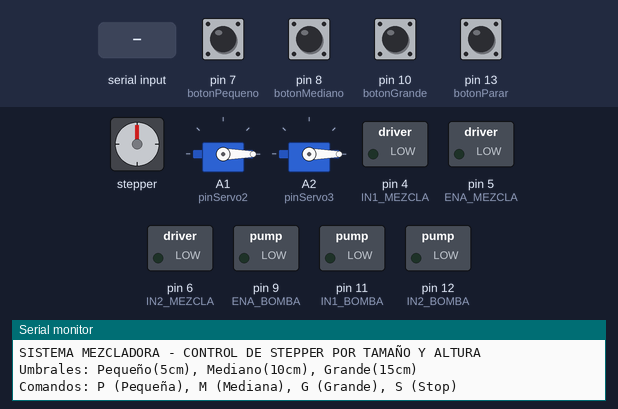
A sketch run on a simulated Arduino Uno, built with avr-gcc and run on an emulated ATmega328P. On the bench: stepper motor, 2 × servo, switched loads named in the sketch (green lamp = pin HIGH), the last lines printed to the serial monitor. Wiring (inferred from the names in the program): stepper motor driver (200 steps per turn assumed): step A4; direction A3. The test bench sets the inputs (shaded band); at power-on: pin 7 (botonPequeno), pin 8 (botonMediano), pin 10 (botonGrande), pin 13 (botonParar) HIGH. Pins used as bus, display or sensor lines are not drawn.

Above: at 1.3 s.
1.4 s: pin 7 (botonPequeno) pulled LOW for 0.15 s
At 1.9 s:
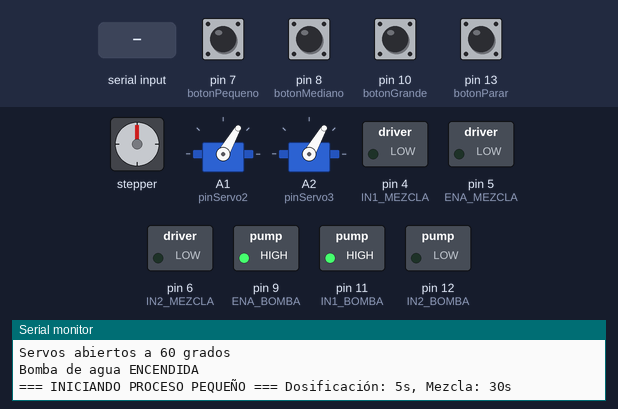
3.0 s: pin 13 (botonParar) pulled LOW for 0.15 s
At 3.6 s:
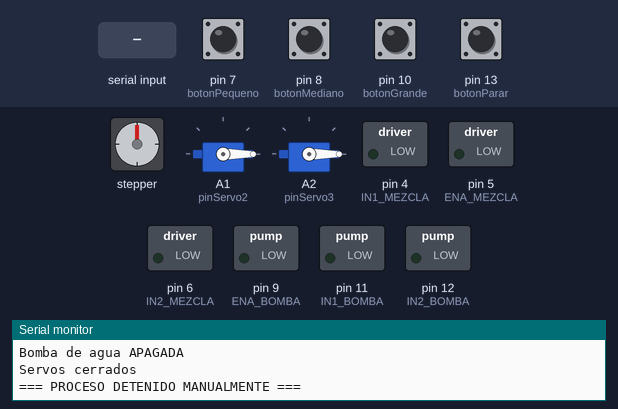
4.6 s: pin 8 (botonMediano) pulled LOW for 0.15 s
At 5.6 s:
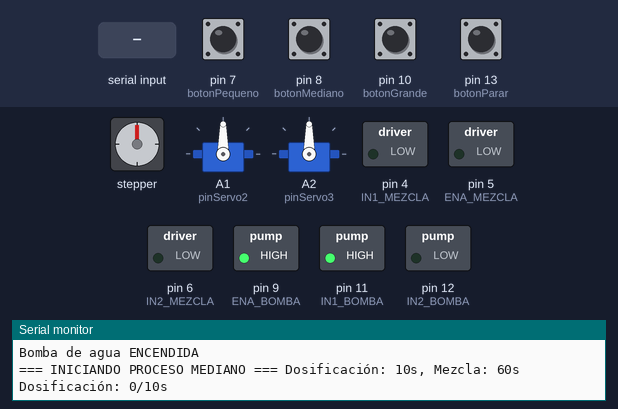
7.7 s: "S\n" received over Serial
At 8.9 s:
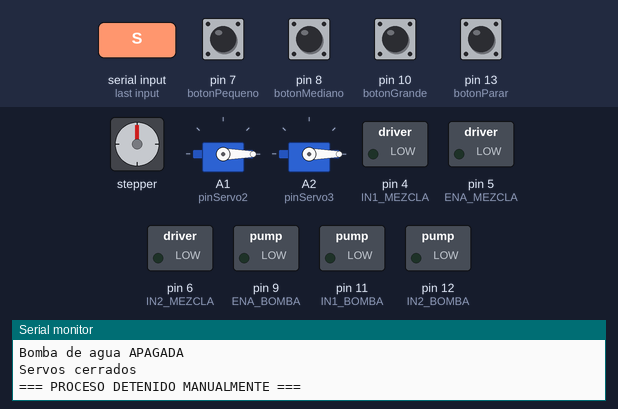
9.2 s: pin 10 (botonGrande) pulled LOW for 0.15 s
At 10.3 s:
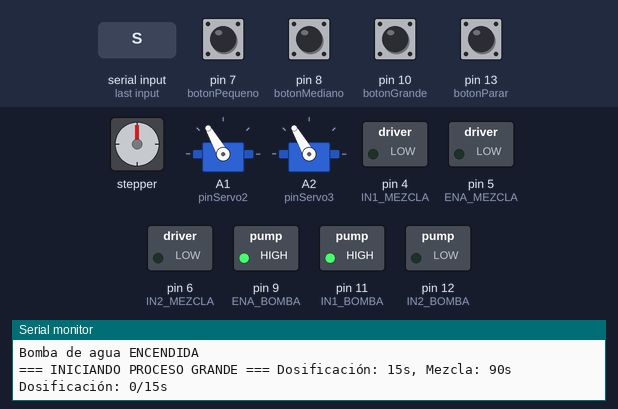
Timing chart, 0 to 25.7 s (numbered marks = the images above; inputs shaded):
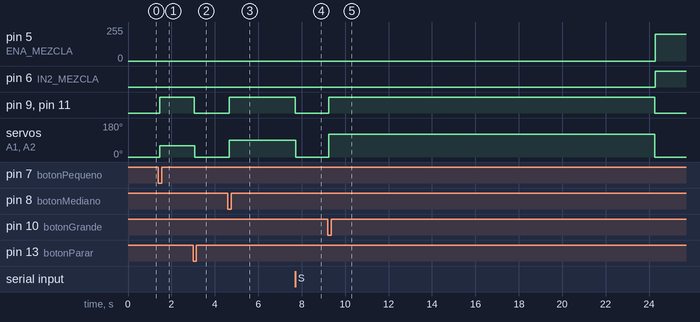

Measured:
- after the input at 1.4 s, pin 9 (ENA_BOMBA), pin 11 (IN1_BOMBA): LOW → HIGH after 0.05 s; servo on A1 (pinServo2), servo on A2 (pinServo3): 0° → 60° after 0.05 s
- after the input at 3.0 s, pin 9 (ENA_BOMBA), pin 11 (IN1_BOMBA): HIGH → LOW after 0.05 s; servo on A1 (pinServo2), servo on A2 (pinServo3): 60° → 0° after 0.07 s
- after the input at 4.6 s, pin 9 (ENA_BOMBA), pin 11 (IN1_BOMBA): LOW → HIGH after 0.05 s; servo on A1 (pinServo2), servo on A2 (pinServo3): 0° → 90° after 0.05 s
- after the input at 7.7 s, pin 9 (ENA_BOMBA), pin 11 (IN1_BOMBA): HIGH → LOW at once; servo on A1 (pinServo2), servo on A2 (pinServo3): 90° → 0° at once
- after the input at 9.2 s, pin 5 (ENA_MEZCLA): 0/255 → 200/255 after 15.1 s; pin 6 (IN2_MEZCLA): LOW → HIGH after 15.1 s; pin 9 (ENA_BOMBA), pin 11 (IN1_BOMBA): LOW → HIGH after 0.05 s, → LOW 15.0 s later; servo on A1 (pinServo2), servo on A2 (pinServo3): 0° → 120° after 0.05 s, → 0° 15.0 s later

The sketch:

MotorconTamano.ino
```cpp
// SISTEMA MEZCLADORA - MEZCLA->SUMINISTRO
// Bomba controlada por PUENTE H (L298N) y Stepper A4988
// Fecha: 14/10/2025
// MODIFICADO: Control de stepper por tamaño de recipiente y altura específica

#include <Servo.h>

// ===== PINES MOTOR MEZCLA (L298N) =====
const int IN1_MEZCLA = 4;
const int IN2_MEZCLA = 6;
const int ENA_MEZCLA = 5; // PWM para velocidad de mezcla

// ===== PINES PARA LA BOMBA (USANDO EL PUENTE H) =====
const int IN1_BOMBA = 11;    // Cambiado de IN1_SUMINISTRO a IN1_BOMBA
const int IN2_BOMBA = 12;    // Cambiado de IN2_SUMINISTRO a IN2_BOMBA
const int ENA_BOMBA = 9;     // Cambiado de ENA_SUMINISTRO a ENA_BOMBA

// ===== PINES BOTONES =====
const int botonPequeno = 7;
const int botonMediano = 8;
const int botonGrande = 10;  // MOVIDO de pin 9 a 10 (9 ahora es ENA_BOMBA)
const int botonParar = 13;   // MOVIDO a pin 13

// ===== ULTRASÓNICO =====
const int trigPin = 2;
const int echoPin = 3;

// ===== PINES SERVOS =====
const int pinServo2 = A1;
const int pinServo3 = A2;
Servo servo2, servo3;

// ===== PINES STEPPER A4988 =====
const int dirPin  = A3;
const int stepPin = A4;

// ===== VARIABLES DE CONTROL =====
bool dosificando = false;
unsigned long tiempoInicioDosificacion = 0;
unsigned long tiempoDosificacion = 0;

int velocidadBaseMezcla = 200;
unsigned long tiempoInicioMezcla = 0;
unsigned long tiempoFinMezcla = 0;
unsigned long tiempoMezcla = 0;
bool mezclando = false;

bool suministroActivo = false;
bool suministroCompletado = false;

// ===== ULTRASÓNICO =====
float distancia = 0;

// ===== CONTROL STEPPER =====
unsigned long lastStepMicros = 0;
unsigned long stepInterval = 0; // microsegundos entre pasos; 0 = parado

// ===== CONTROL BOMBEO =====
bool bombaActiva = false;

// ===== ESTADOS =====
enum EstadoSistema { REPOSO, DOSIFICANDO, MEZCLANDO, SUMINISTRANDO, COMPLETADO };
EstadoSistema estadoActual = REPOSO;

// ===== CONFIGURACIÓN DOSIFICACION =====
struct ConfiguracionDosificacion {
  int tiempoDosificacion;   // s - tiempo que bomba y servos están activos
  int anguloServo;          // grados (para servos 2 y 3)
  int tiempoMezcla;         // s - tiempo de mezcla después de dosificación
  String nombre;
};

ConfiguracionDosificacion configPequeno = {5, 60, 30, "PEQUEÑO"};    // 5s dosificación, 30s mezcla
ConfiguracionDosificacion configMediano = {10, 90, 60, "MEDIANO"};   // 10s dosificación, 60s mezcla
ConfiguracionDosificacion configGrande = {15, 120, 90, "GRANDE"};    // 15s dosificación, 90s mezcla

// ===== SERIAL INPUT =====
String inputString = "";
boolean stringComplete = false;

// ===== VARIABLES PARA CONTROL DE STEPPER POR TAMAÑO =====
String tamanoActual = "";
float alturaObjetivo = 0.0;
const float UMBRAL_PEQUENO = 5.0;   // 5 cm para recipiente pequeño
const float UMBRAL_MEDIANO = 10.0;  // 10 cm para recipiente mediano
const float UMBRAL_GRANDE = 15.0;   // 15 cm para recipiente grande

// ===== SETUP =====
void setup() {
  Serial.begin(9600);
  inputString.reserve(200);

  // PINS mezcla
  pinMode(IN1_MEZCLA, OUTPUT);
  pinMode(IN2_MEZCLA, OUTPUT);
  pinMode(ENA_MEZCLA, OUTPUT);
  apagarMotorMezcla();

  // PINS bomba - AHORA PARA AGUA DURANTE DOSIFICACIÓN
  pinMode(IN1_BOMBA, OUTPUT);
  pinMode(IN2_BOMBA, OUTPUT);
  pinMode(ENA_BOMBA, OUTPUT);
  apagarBomba();

  // PINS botones (actualizados)
  pinMode(botonPequeno, INPUT_PULLUP);
  pinMode(botonMediano, INPUT_PULLUP);
  pinMode(botonGrande, INPUT_PULLUP);
  pinMode(botonParar, INPUT_PULLUP);

  // Ultrasonico
  pinMode(trigPin, OUTPUT);
  pinMode(echoPin, INPUT);

  // Stepper
  pinMode(dirPin, OUTPUT);
  pinMode(stepPin, OUTPUT);
  digitalWrite(stepPin, LOW);
  digitalWrite(dirPin, HIGH); // Dirección por defecto

  // Servos
  servo2.attach(pinServo2);
  servo3.attach(pinServo3);
  cerrarServos();

  Serial.println("SISTEMA MEZCLADORA - CONTROL DE STEPPER POR TAMAÑO Y ALTURA");
  Serial.println("Umbrales: Pequeño(5cm), Mediano(10cm), Grande(15cm)");
  Serial.println("Comandos: P (Pequeña), M (Mediana), G (Grande), S (Stop)");
}

// ===== LOOP =====
void loop() {
  if (stringComplete) {
    procesarComando(inputString);
    inputString = "";
    stringComplete = false;
  }

  leerBotones();
  maquinaDeEstados();

  // Generar pasos del stepper si está activo en suministro
  if (estadoActual == SUMINISTRANDO && stepInterval > 0) {
    generarPasos();
  }

  delay(5);
}

// ===== MAQUINA DE ESTADOS =====
void maquinaDeEstados() {
  switch (estadoActual) {
    case REPOSO:
      break;

    case DOSIFICANDO:
      controlarDosificacion();
      break;

    case MEZCLANDO:
      controlarMezcla();
      break;

    case SUMINISTRANDO:
      controlarSuministro();
      break;

    case COMPLETADO:
      if (millis() - tiempoFinMezcla > 5000) {
        estadoActual = REPOSO;
        Serial.println("Proceso completamente finalizado. Sistema en reposo.");
      }
      break;
  }
}

// ===== CONTROL DOSIFICACIÓN =====
void controlarDosificacion() {
  unsigned long ahora = millis();
  unsigned long tiempoTranscurrido = (ahora - tiempoInicioDosificacion) / 1000UL;

  if (dosificando) {
    // Mostrar progreso cada 2 segundos
    static unsigned long ultimoMensaje = 0;
    if (ahora - ultimoMensaje >= 2000) {
      ultimoMensaje = ahora;
      Serial.print("Dosificación: ");
      Serial.print(tiempoTranscurrido);
      Serial.print("/");
      Serial.print(tiempoDosificacion);
      Serial.println("s");
    }

    if (tiempoTranscurrido >= tiempoDosificacion) {
      // FIN DE DOSIFICACIÓN - Apagar bomba y cerrar servos
      dosificando = false;
      apagarBomba();
      cerrarServos();

      Serial.println("DOSIFICACIÓN COMPLETADA - iniciando mezcla");

      // INICIAR MEZCLA
      estadoActual = MEZCLANDO;
      tiempoInicioMezcla = ahora;
      tiempoFinMezcla = tiempoInicioMezcla + (tiempoMezcla * 1000UL);
      mezclando = true;

      // Encender motor de mezcla
      analogWrite(ENA_MEZCLA, velocidadBaseMezcla);
      digitalWrite(IN1_MEZCLA, LOW);
      digitalWrite(IN2_MEZCLA, HIGH);
    }
  }
}

// ===== CONTROL MEZCLA =====
void controlarMezcla() {
  unsigned long ahora = millis();
  unsigned long tiempoTranscurrido = (ahora - tiempoInicioMezcla) / 1000UL;
  unsigned long tiempoRestante = (tiempoFinMezcla - ahora) / 1000UL;

  // Mostrar progreso cada 5 segundos
  static unsigned long ultimoMensaje = 0;
  if (ahora - ultimoMensaje >= 5000) {
    ultimoMensaje = ahora;
    Serial.print("Mezcla: ");
    Serial.print(tiempoTranscurrido);
    Serial.print("/");
    Serial.print(tiempoMezcla);
    Serial.print("s - Restante: ");
    Serial.print(tiempoRestante);
    Serial.println("s");
  }

  if (ahora >= tiempoFinMezcla) {
    mezclando = false;
    apagarMotorMezcla();
    Serial.println("MEZCLA COMPLETADA - iniciando suministro");
    iniciarSuministro();
  }
}

// ===== INICIAR SUMINISTRO =====
void iniciarSuministro() {
  Serial.println("=== INICIANDO SUMINISTRO DE MEZCLA ===");

  // Configurar stepper según el tamaño del recipiente
  configurarStepperPorTamano();

  suministroActivo = true;
  suministroCompletado = false;
  estadoActual = SUMINISTRANDO;

  Serial.print("Stepper configurado para recipiente ");
  Serial.println(tamanoActual);
}

// ===== CONFIGURAR STEPPER SEGÚN TAMAÑO =====
void configurarStepperPorTamano() {
  if (tamanoActual == "PEQUEÑO") {
    alturaObjetivo = UMBRAL_PEQUENO;
    stepInterval = 3000; // Velocidad media para pequeño
  } else if (tamanoActual == "MEDIANO") {
    alturaObjetivo = UMBRAL_MEDIANO;
    stepInterval = 2000; // Velocidad más rápida para mediano
  } else if (tamanoActual == "GRANDE") {
    alturaObjetivo = UMBRAL_GRANDE;
    stepInterval = 1500; // Velocidad más rápida para grande
  }

  digitalWrite(dirPin, HIGH); // Dirección de salida
  Serial.print("Altura objetivo: ");
  Serial.print(alturaObjetivo);
  Serial.println(" cm");
}

// ===== CONTROL SUMINISTRO CON LÓGICA POR TAMAÑO =====
void controlarSuministro() {
  // Medir distancia continuamente
  medirDistancia();

  // Aplicar lógica de control según el tamaño del recipiente
  controlarStepperPorAltura();
}

// ===== LÓGICA DE CONTROL DE STEPPER POR ALTURA Y TAMAÑO =====
void controlarStepperPorAltura() {
  // Usar switch para mejor organización del código
  if (tamanoActual == "PEQUEÑO") {
    controlarStepperPequeno();
  } else if (tamanoActual == "MEDIANO") {
    controlarStepperMediano();
  } else if (tamanoActual == "GRANDE") {
    controlarStepperGrande();
  }
}

void controlarStepperPequeno() {
  if (distancia >= UMBRAL_PEQUENO) {
    // Si mide 5cm o más, PARAR stepper
    stepInterval = 0;
    Serial.println("Recipiente PEQUEÑO lleno (5cm) - Stepper DETENIDO");
    detenerSuministro();
  } else {
    // Si mide menos de 5cm, ACTIVAR/MANTENER stepper
    if (stepInterval == 0) {
      stepInterval = 3000; // Reactivar si estaba detenido
      Serial.println("Recipiente PEQUEÑO - Stepper ACTIVADO");
    }
  }
}

void controlarStepperMediano() {
  if (distancia >= UMBRAL_MEDIANO) {
    // Si mide 10cm o más, PARAR stepper
    stepInterval = 0;
    Serial.println("Recipiente MEDIANO lleno (10cm) - Stepper DETENIDO");
    detenerSuministro();
  } else {
    // Si mide menos de 10cm, ACTIVAR/MANTENER stepper
    if (stepInterval == 0) {
      stepInterval = 2000; // Reactivar si estaba detenido
      Serial.println("Recipiente MEDIANO - Stepper ACTIVADO");
    }
  }
}

void controlarStepperGrande() {
  if (distancia >= UMBRAL_GRANDE) {
    // Si mide 15cm o más, PARAR stepper
    stepInterval = 0;
    Serial.println("Recipiente GRANDE lleno (15cm) - Stepper DETENIDO");
    detenerSuministro();
  } else {
    // Si mide menos de 15cm, ACTIVAR/MANTENER stepper
    if (stepInterval == 0) {
      stepInterval = 1500; // Reactivar si estaba detenido
      Serial.println("Recipiente GRANDE - Stepper ACTIVADO");
    }
  }
}

// ===== DETENER SUMINISTRO =====
void detenerSuministro() {
  // Detener stepper
  stepInterval = 0;
  digitalWrite(stepPin, LOW);

  suministroActivo = false;
  suministroCompletado = true;
  estadoActual = COMPLETADO;
  Serial.println("=== SUMINISTRO COMPLETADO ===");
}

// ===== ULTRASÓNICO =====
void medirDistancia() {
  digitalWrite(trigPin, LOW);
  delayMicroseconds(2);
  digitalWrite(trigPin, HIGH);
  delayMicroseconds(10);
  digitalWrite(trigPin, LOW);

  unsigned long dur = pulseIn(echoPin, HIGH, 25000UL);
  distancia = (dur == 0) ? 999.0 : (dur * 0.0343) / 2.0;

  // Mostrar medición cada 2 segundos
  static unsigned long lastPrint = 0;
  if (millis() - lastPrint > 2000) {
    lastPrint = millis();
    Serial.print("Altura medida: ");
    Serial.print(distancia);
    Serial.print(" cm | Objetivo: ");
    Serial.print(alturaObjetivo);
    Serial.println(" cm");
  }
}

// ===== STEPPER =====
void generarPasos() {
  unsigned long nowUs = micros();
  if (stepInterval > 0 && (nowUs - lastStepMicros) >= stepInterval) {
    lastStepMicros = nowUs;
    digitalWrite(stepPin, HIGH);
    delayMicroseconds(2);
    digitalWrite(stepPin, LOW);
  }
}

// ===== SERVOS =====
void abrirServomotores(int angulo) {
  servo2.write(angulo);
  servo3.write(angulo);
  Serial.print("Servos abiertos a ");
  Serial.print(angulo);
  Serial.println(" grados");
}

void cerrarServos() {
  servo2.write(0);
  servo3.write(0);
  Serial.println("Servos cerrados");
}

// ===== BOMBA DE AGUA =====
void encenderBomba() {
  digitalWrite(IN1_BOMBA, HIGH);
  digitalWrite(IN2_BOMBA, LOW);
  analogWrite(ENA_BOMBA, 255); // Velocidad máxima
  bombaActiva = true;
  Serial.println("Bomba de agua ENCENDIDA");
}

void apagarBomba() {
  digitalWrite(IN1_BOMBA, LOW);
  digitalWrite(IN2_BOMBA, LOW);
  analogWrite(ENA_BOMBA, 0);
  bombaActiva = false;
  Serial.println("Bomba de agua APAGADA");
}

// ===== MOTORES MEZCLA =====
void apagarMotorMezcla() {
  digitalWrite(IN1_MEZCLA, LOW);
  digitalWrite(IN2_MEZCLA, LOW);
  analogWrite(ENA_MEZCLA, 0);
}

// ===== BOTONES =====
void leerBotones() {
  static int lastBotonPequeno = HIGH;
  static int lastBotonMediano = HIGH;
  static int lastBotonGrande = HIGH;
  static int lastBotonParar = HIGH;

  int lecturaPequeno = digitalRead(botonPequeno);
  int lecturaMediano = digitalRead(botonMediano);
  int lecturaGrande = digitalRead(botonGrande);
  int lecturaParar = digitalRead(botonParar);

  // Botón PEQUEÑO (7)
  if (lecturaPequeno == LOW && lastBotonPequeno == HIGH) {
    delay(50);
    if (digitalRead(botonPequeno) == LOW && estadoActual == REPOSO)
      iniciarProcesoPorTamano("PEQUEÑO");
  }

  // Botón MEDIANO (8)
  if (lecturaMediano == LOW && lastBotonMediano == HIGH) {
    delay(50);
    if (digitalRead(botonMediano) == LOW && estadoActual == REPOSO)
      iniciarProcesoPorTamano("MEDIANO");
  }

  // Botón GRANDE (10)
  if (lecturaGrande == LOW && lastBotonGrande == HIGH) {
    delay(50);
    if (digitalRead(botonGrande) == LOW && estadoActual == REPOSO)
      iniciarProcesoPorTamano("GRANDE");
  }

  // Botón PARAR (13) - DETIENE INMEDIATAMENTE
  if (lecturaParar == LOW && lastBotonParar == HIGH) {
    delay(50);
    if (digitalRead(botonParar) == LOW) {
      stepInterval = 0; // Detener stepper inmediatamente
      detenerProceso();
    }
  }

  lastBotonPequeno = lecturaPequeno;
  lastBotonMediano = lecturaMediano;
  lastBotonGrande = lecturaGrande;
  lastBotonParar = lecturaParar;
}

// ===== SERIAL =====
void serialEvent() {
  while (Serial.available()) {
    char inChar = (char)Serial.read();
    inputString += inChar;
    if (inChar == '\n') stringComplete = true;
  }
}

void procesarComando(String comando) {
  comando.toUpperCase();
  if (comando.startsWith("P") && estadoActual == REPOSO)
    iniciarProcesoPorTamano("PEQUEÑO");
  else if (comando.startsWith("M") && estadoActual == REPOSO)
    iniciarProcesoPorTamano("MEDIANO");
  else if (comando.startsWith("G") && estadoActual == REPOSO)
    iniciarProcesoPorTamano("GRANDE");
  else if (comando.startsWith("S")) {
    stepInterval = 0; // Detener stepper inmediatamente
    detenerProceso();
  }
  else
    Serial.println("Comando no reconocido o sistema no en reposo");
}

// ===== INICIAR / DETENER PROCESO =====
void iniciarProcesoPorTamano(String tamano) {
  ConfiguracionDosificacion cfg;
  if (tamano == "PEQUEÑO") cfg = configPequeno;
  else if (tamano == "MEDIANO") cfg = configMediano;
  else if (tamano == "GRANDE") cfg = configGrande;
  else {
    Serial.println("Tamaño no reconocido");
    return;
  }

  // Guardar el tamaño actual para el control del stepper
  tamanoActual = tamano;

  // Configurar dosificación
  dosificando = true;
  tiempoDosificacion = cfg.tiempoDosificacion;
  tiempoInicioDosificacion = millis();
  tiempoMezcla = cfg.tiempoMezcla;

  // INICIAR DOSIFICACIÓN: Abrir servos Y encender bomba
  abrirServomotores(cfg.anguloServo);
  encenderBomba();

  // Cambiar estado
  estadoActual = DOSIFICANDO;

  Serial.print("=== INICIANDO PROCESO ");
  Serial.print(cfg.nombre);
  Serial.print(" ===");
  Serial.print(" Dosificación: ");
  Serial.print(tiempoDosificacion);
  Serial.print("s, Mezcla: ");
  Serial.print(tiempoMezcla);
  Serial.println("s");
}

void detenerProceso() {
  // Detener todo inmediatamente
  dosificando = false;
  mezclando = false;
  suministroActivo = false;
  suministroCompletado = false;

  apagarMotorMezcla();
  apagarBomba();
  stepInterval = 0; // Asegurar que stepper esté detenido
  cerrarServos();

  estadoActual = REPOSO;
  Serial.println("=== PROCESO DETENIDO MANUALMENTE ===");
}
```
